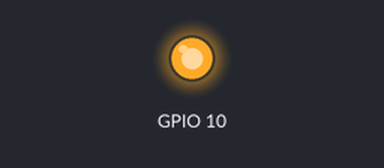
Recording of a program running on a simulated Raspberry Pi (BCM pin numbers). On the bench: output pins drawn as LEDs (lit = HIGH). At 30.0 s the program stops and its outputs stay as they are.

Above: at 0.1 s.
At 30.1 s:
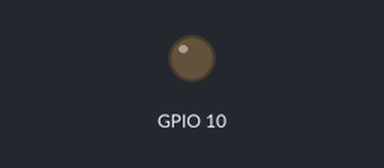
Timing chart, 0 to 31.5 s (numbered marks = the images above):
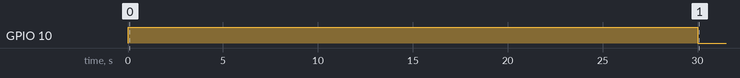

The program:

gpio_test.py
```python
import RPi.GPIO as GPIO
import time

# Use the Broadcom SOC channel numbering scheme
GPIO.setmode(GPIO.BCM)

# Set up GPIO pin 10 as an output
GPIO.setup(10, GPIO.OUT)

# Set GPIO pin 10 to HIGH
GPIO.output(10, GPIO.HIGH)

# Leave it on for 30 seconds
time.sleep(30)

# Reset the pin to low and clean up GPIO
GPIO.output(10, GPIO.LOW)
GPIO.cleanup()
```

Measured:
- by itself, GPIO 10: LOW → HIGH at 0.00 s, → LOW 30.0 s later
